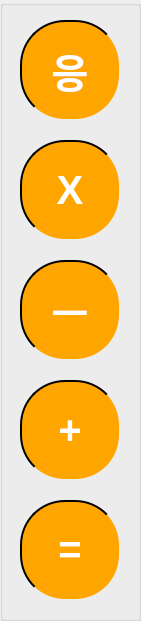
   <widget class="QGroupBox" name="groupBox_3">
    <property name="geometry">
     <rect>
      <x>450</x>
      <y>260</y>
      <width>141</width>
      <height>621</height>
     </rect>
    </property>
    <property name="title">
     <string/>
    </property>
    <widget class="QPushButton" name="buttonDiv">
     <property name="geometry">
      <rect>
       <x>20</x>
       <y>20</y>
       <width>100</width>
       <height>100</height>
      </rect>
     </property>
     <property name="palette">
      <palette>
       <active>
        <colorrole role="WindowText">
         <brush brushstyle="SolidPattern">
          <color alpha="255">
           <red>0</red>
           <green>0</green>
           <blue>0</blue>
          </color>
         </brush>
        </colorrole>
        <colorrole role="Button">
         <brush brushstyle="SolidPattern">
          <color alpha="255">
           <red>255</red>
           <green>165</green>
           <blue>0</blue>
          </color>
         </brush>
        </colorrole>
        <colorrole role="Text">
         <brush brushstyle="SolidPattern">
          <color alpha="255">
           <red>0</red>
           <green>0</green>
           <blue>0</blue>
          </color>
         </brush>
        </colorrole>
        <colorrole role="ButtonText">
         <brush brushstyle="SolidPattern">
          <color alpha="255">
           <red>255</red>
           <green>255</green>
           <blue>255</blue>
          </color>
         </brush>
        </colorrole>
        <colorrole role="Base">
         <brush brushstyle="SolidPattern">
          <color alpha="255">
           <red>255</red>
           <green>165</green>
           <blue>0</blue>
          </color>
         </brush>
        </colorrole>
        <colorrole role="Window">
         <brush brushstyle="SolidPattern">
          <color alpha="255">
           <red>255</red>
           <green>165</green>
           <blue>0</blue>
          </color>
         </brush>
        </colorrole>
        <colorrole role="PlaceholderText">
         <brush brushstyle="NoBrush">
          <color alpha="128">
           <red>0</red>
           <green>0</green>
           <blue>0</blue>
          </color>
         </brush>
        </colorrole>
       </active>
       <inactive>
        <colorrole role="WindowText">
         <brush brushstyle="SolidPattern">
          <color alpha="255">
           <red>0</red>
           <green>0</green>
           <blue>0</blue>
          </color>
         </brush>
        </colorrole>
        <colorrole role="Button">
         <brush brushstyle="SolidPattern">
          <color alpha="255">
           <red>255</red>
           <green>165</green>
           <blue>0</blue>
          </color>
         </brush>
        </colorrole>
        <colorrole role="Text">
         <brush brushstyle="SolidPattern">
          <color alpha="255">
           <red>0</red>
           <green>0</green>
           <blue>0</blue>
          </color>
         </brush>
        </colorrole>
        <colorrole role="ButtonText">
         <brush brushstyle="SolidPattern">
          <color alpha="255">
           <red>255</red>
           <green>255</green>
           <blue>255</blue>
          </color>
         </brush>
        </colorrole>
        <colorrole role="Base">
         <brush brushstyle="SolidPattern">
          <color alpha="255">
           <red>255</red>
           <green>165</green>
           <blue>0</blue>
          </color>
         </brush>
        </colorrole>
        <colorrole role="Window">
         <brush brushstyle="SolidPattern">
          <color alpha="255">
           <red>255</red>
           <green>165</green>
           <blue>0</blue>
          </color>
         </brush>
        </colorrole>
        <colorrole role="PlaceholderText">
         <brush brushstyle="NoBrush">
          <color alpha="128">
           <red>0</red>
           <green>0</green>
           <blue>0</blue>
          </color>
         </brush>
        </colorrole>
       </inactive>
       <disabled>
        <colorrole role="WindowText">
         <brush brushstyle="SolidPattern">
          <color alpha="255">
           <red>0</red>
           <green>0</green>
           <blue>0</blue>
          </color>
         </brush>
        </colorrole>
        <colorrole role="Button">
         <brush brushstyle="SolidPattern">
          <color alpha="255">
           <red>255</red>
           <green>165</green>
           <blue>0</blue>
          </color>
         </brush>
        </colorrole>
        <colorrole role="Text">
         <brush brushstyle="SolidPattern">
          <color alpha="255">
           <red>0</red>
           <green>0</green>
           <blue>0</blue>
          </color>
         </brush>
        </colorrole>
        <colorrole role="ButtonText">
         <brush brushstyle="SolidPattern">
          <color alpha="255">
           <red>0</red>
           <green>0</green>
           <blue>0</blue>
          </color>
         </brush>
        </colorrole>
        <colorrole role="Base">
         <brush brushstyle="SolidPattern">
          <color alpha="255">
           <red>255</red>
           <green>165</green>
           <blue>0</blue>
          </color>
         </brush>
        </colorrole>
        <colorrole role="Window">
         <brush brushstyle="SolidPattern">
          <color alpha="255">
           <red>255</red>
           <green>165</green>
           <blue>0</blue>
          </color>
         </brush>
        </colorrole>
        <colorrole role="PlaceholderText">
         <brush brushstyle="NoBrush">
          <color alpha="128">
           <red>0</red>
           <green>0</green>
           <blue>0</blue>
          </color>
         </brush>
        </colorrole>
       </disabled>
      </palette>
     </property>
     <property name="font">
      <font>
       <pointsize>30</pointsize>
       <weight>75</weight>
       <bold>true</bold>
      </font>
     </property>
     <property name="styleSheet">
      <string notr="true">background-color:orange;
border-style:outset;
border-width:2px;
border-radius:45px;
</string>
     </property>
     <property name="text">
      <string>응</string>
     </property>
    </widget>
    <widget class="QPushButton" name="buttonMul">
     <property name="geometry">
      <rect>
       <x>20</x>
       <y>140</y>
       <width>100</width>
       <height>100</height>
      </rect>
     </property>
     <property name="palette">
      <palette>
       <active>
        <colorrole role="Button">
         <brush brushstyle="SolidPattern">
          <color alpha="255">
           <red>255</red>
           <green>165</green>
           <blue>0</blue>
          </color>
         </brush>
        </colorrole>
        <colorrole role="ButtonText">
         <brush brushstyle="SolidPattern">
          <color alpha="255">
           <red>255</red>
           <green>255</green>
           <blue>255</blue>
          </color>
         </brush>
        </colorrole>
        <colorrole role="Base">
         <brush brushstyle="SolidPattern">
          <color alpha="255">
           <red>255</red>
           <green>165</green>
           <blue>0</blue>
          </color>
         </brush>
        </colorrole>
        <colorrole role="Window">
         <brush brushstyle="SolidPattern">
          <color alpha="255">
           <red>255</red>
           <green>165</green>
           <blue>0</blue>
          </color>
         </brush>
        </colorrole>
       </active>
       <inactive>
        <colorrole role="Button">
         <brush brushstyle="SolidPattern">
          <color alpha="255">
           <red>255</red>
           <green>165</green>
           <blue>0</blue>
          </color>
         </brush>
        </colorrole>
        <colorrole role="ButtonText">
         <brush brushstyle="SolidPattern">
          <color alpha="255">
           <red>255</red>
           <green>255</green>
           <blue>255</blue>
          </color>
         </brush>
        </colorrole>
        <colorrole role="Base">
         <brush brushstyle="SolidPattern">
          <color alpha="255">
           <red>255</red>
           <green>165</green>
           <blue>0</blue>
          </color>
         </brush>
        </colorrole>
        <colorrole role="Window">
         <brush brushstyle="SolidPattern">
          <color alpha="255">
           <red>255</red>
           <green>165</green>
           <blue>0</blue>
          </color>
         </brush>
        </colorrole>
       </inactive>
       <disabled>
        <colorrole role="Button">
         <brush brushstyle="SolidPattern">
          <color alpha="255">
           <red>255</red>
           <green>165</green>
           <blue>0</blue>
          </color>
         </brush>
        </colorrole>
        <colorrole role="ButtonText">
         <brush brushstyle="SolidPattern">
          <color alpha="255">
           <red>190</red>
           <green>190</green>
           <blue>190</blue>
          </color>
         </brush>
        </colorrole>
        <colorrole role="Base">
         <brush brushstyle="SolidPattern">
          <color alpha="255">
           <red>255</red>
           <green>165</green>
           <blue>0</blue>
          </color>
         </brush>
        </colorrole>
        <colorrole role="Window">
         <brush brushstyle="SolidPattern">
          <color alpha="255">
           <red>255</red>
           <green>165</green>
           <blue>0</blue>
          </color>
         </brush>
        </colorrole>
       </disabled>
      </palette>
     </property>
     <property name="font">
      <font>
       <pointsize>30</pointsize>
       <weight>75</weight>
       <bold>true</bold>
      </font>
     </property>
     <property name="styleSheet">
      <string notr="true">background-color:orange;
border-style:outset;
border-width:2px;
border-radius:45px;
</string>
     </property>
     <property name="text">
      <string>X</string>
     </property>
    </widget>
    <widget class="QPushButton" name="buttonMinus">
     <property name="geometry">
      <rect>
       <x>20</x>
       <y>260</y>
       <width>100</width>
       <height>100</height>
      </rect>
     </property>
     <property name="palette">
      <palette>
       <active>
        <colorrole role="Button">
         <brush brushstyle="SolidPattern">
          <color alpha="255">
           <red>255</red>
           <green>165</green>
           <blue>0</blue>
          </color>
         </brush>
        </colorrole>
        <colorrole role="ButtonText">
         <brush brushstyle="SolidPattern">
          <color alpha="255">
           <red>255</red>
           <green>255</green>
           <blue>255</blue>
          </color>
         </brush>
        </colorrole>
        <colorrole role="Base">
         <brush brushstyle="SolidPattern">
          <color alpha="255">
           <red>255</red>
           <green>165</green>
           <blue>0</blue>
          </color>
         </brush>
        </colorrole>
        <colorrole role="Window">
         <brush brushstyle="SolidPattern">
          <color alpha="255">
           <red>255</red>
           <green>165</green>
           <blue>0</blue>
          </color>
         </brush>
        </colorrole>
       </active>
       <inactive>
        <colorrole role="Button">
         <brush brushstyle="SolidPattern">
          <color alpha="255">
           <red>255</red>
           <green>165</green>
           <blue>0</blue>
          </color>
         </brush>
        </colorrole>
        <colorrole role="ButtonText">
         <brush brushstyle="SolidPattern">
          <color alpha="255">
           <red>255</red>
           <green>255</green>
           <blue>255</blue>
          </color>
         </brush>
        </colorrole>
        <colorrole role="Base">
         <brush brushstyle="SolidPattern">
          <color alpha="255">
           <red>255</red>
           <green>165</green>
           <blue>0</blue>
          </color>
         </brush>
        </colorrole>
        <colorrole role="Window">
         <brush brushstyle="SolidPattern">
          <color alpha="255">
           <red>255</red>
           <green>165</green>
           <blue>0</blue>
          </color>
         </brush>
        </colorrole>
       </inactive>
       <disabled>
        <colorrole role="Button">
         <brush brushstyle="SolidPattern">
          <color alpha="255">
           <red>255</red>
           <green>165</green>
           <blue>0</blue>
          </color>
         </brush>
        </colorrole>
        <colorrole role="ButtonText">
         <brush brushstyle="SolidPattern">
          <color alpha="255">
           <red>190</red>
           <green>190</green>
           <blue>190</blue>
          </color>
         </brush>
        </colorrole>
        <colorrole role="Base">
         <brush brushstyle="SolidPattern">
          <color alpha="255">
           <red>255</red>
           <green>165</green>
           <blue>0</blue>
          </color>
         </brush>
        </colorrole>
        <colorrole role="Window">
         <brush brushstyle="SolidPattern">
          <color alpha="255">
           <red>255</red>
           <green>165</green>
           <blue>0</blue>
          </color>
         </brush>
        </colorrole>
       </disabled>
      </palette>
     </property>
     <property name="font">
      <font>
       <pointsize>30</pointsize>
       <weight>75</weight>
       <bold>true</bold>
      </font>
     </property>
     <property name="styleSheet">
      <string notr="true">background-color:orange;
border-style:outset;
border-width:2px;
border-radius:45px;
</string>
     </property>
     <property name="text">
      <string>ㅡ</string>
     </property>
    </widget>
    <widget class="QPushButton" name="buttonPlus">
     <property name="geometry">
      <rect>
       <x>20</x>
       <y>380</y>
       <width>100</width>
       <height>100</height>
      </rect>
     </property>
     <property name="palette">
      <palette>
       <active>
        <colorrole role="Button">
         <brush brushstyle="SolidPattern">
          <color alpha="255">
           <red>255</red>
           <green>165</green>
           <blue>0</blue>
          </color>
         </brush>
        </colorrole>
        <colorrole role="ButtonText">
         <brush brushstyle="SolidPattern">
          <color alpha="255">
           <red>255</red>
           <green>255</green>
           <blue>255</blue>
          </color>
         </brush>
        </colorrole>
        <colorrole role="Base">
         <brush brushstyle="SolidPattern">
          <color alpha="255">
           <red>255</red>
           <green>165</green>
           <blue>0</blue>
          </color>
         </brush>
        </colorrole>
        <colorrole role="Window">
         <brush brushstyle="SolidPattern">
          <color alpha="255">
           <red>255</red>
           <green>165</green>
           <blue>0</blue>
          </color>
         </brush>
        </colorrole>
       </active>
       <inactive>
        <colorrole role="Button">
         <brush brushstyle="SolidPattern">
          <color alpha="255">
           <red>255</red>
           <green>165</green>
           <blue>0</blue>
          </color>
         </brush>
        </colorrole>
        <colorrole role="ButtonText">
         <brush brushstyle="SolidPattern">
          <color alpha="255">
           <red>255</red>
           <green>255</green>
           <blue>255</blue>
          </color>
         </brush>
        </colorrole>
        <colorrole role="Base">
         <brush brushstyle="SolidPattern">
          <color alpha="255">
           <red>255</red>
           <green>165</green>
           <blue>0</blue>
          </color>
         </brush>
        </colorrole>
        <colorrole role="Window">
         <brush brushstyle="SolidPattern">
          <color alpha="255">
           <red>255</red>
           <green>165</green>
           <blue>0</blue>
          </color>
         </brush>
        </colorrole>
       </inactive>
       <disabled>
        <colorrole role="Button">
         <brush brushstyle="SolidPattern">
          <color alpha="255">
           <red>255</red>
           <green>165</green>
           <blue>0</blue>
          </color>
         </brush>
        </colorrole>
        <colorrole role="ButtonText">
         <brush brushstyle="SolidPattern">
          <color alpha="255">
           <red>190</red>
           <green>190</green>
           <blue>190</blue>
          </color>
         </brush>
        </colorrole>
        <colorrole role="Base">
         <brush brushstyle="SolidPattern">
          <color alpha="255">
           <red>255</red>
           <green>165</green>
           <blue>0</blue>
          </color>
         </brush>
        </colorrole>
        <colorrole role="Window">
         <brush brushstyle="SolidPattern">
          <color alpha="255">
           <red>255</red>
           <green>165</green>
           <blue>0</blue>
          </color>
         </brush>
        </colorrole>
       </disabled>
      </palette>
     </property>
     <property name="font">
      <font>
       <pointsize>30</pointsize>
       <weight>75</weight>
       <bold>true</bold>
      </font>
     </property>
     <property name="styleSheet">
      <string notr="true">background-color:orange;
border-style:outset;
border-width:2px;
border-radius:45px;
</string>
     </property>
     <property name="text">
      <string>+</string>
     </property>
    </widget>
    <widget class="QPushButton" name="buttonEq">
     <property name="geometry">
      <rect>
       <x>20</x>
       <y>500</y>
       <width>100</width>
       <height>100</height>
      </rect>
     </property>
     <property name="palette">
      <palette>
       <active>
        <colorrole role="Button">
         <brush brushstyle="SolidPattern">
          <color alpha="255">
           <red>255</red>
           <green>165</green>
           <blue>0</blue>
          </color>
         </brush>
        </colorrole>
        <colorrole role="ButtonText">
         <brush brushstyle="SolidPattern">
          <color alpha="255">
           <red>255</red>
           <green>255</green>
           <blue>255</blue>
          </color>
         </brush>
        </colorrole>
        <colorrole role="Base">
         <brush brushstyle="SolidPattern">
          <color alpha="255">
           <red>255</red>
           <green>165</green>
           <blue>0</blue>
          </color>
         </brush>
        </colorrole>
        <colorrole role="Window">
         <brush brushstyle="SolidPattern">
          <color alpha="255">
           <red>255</red>
           <green>165</green>
           <blue>0</blue>
          </color>
         </brush>
        </colorrole>
       </active>
       <inactive>
        <colorrole role="Button">
         <brush brushstyle="SolidPattern">
          <color alpha="255">
           <red>255</red>
           <green>165</green>
           <blue>0</blue>
          </color>
         </brush>
        </colorrole>
        <colorrole role="ButtonText">
         <brush brushstyle="SolidPattern">
          <color alpha="255">
           <red>255</red>
           <green>255</green>
           <blue>255</blue>
          </color>
         </brush>
        </colorrole>
        <colorrole role="Base">
         <brush brushstyle="SolidPattern">
          <color alpha="255">
           <red>255</red>
           <green>165</green>
           <blue>0</blue>
          </color>
         </brush>
        </colorrole>
        <colorrole role="Window">
         <brush brushstyle="SolidPattern">
          <color alpha="255">
           <red>255</red>
           <green>165</green>
           <blue>0</blue>
          </color>
         </brush>
        </colorrole>
       </inactive>
       <disabled>
        <colorrole role="Button">
         <brush brushstyle="SolidPattern">
          <color alpha="255">
           <red>255</red>
           <green>165</green>
           <blue>0</blue>
          </color>
         </brush>
        </colorrole>
        <colorrole role="ButtonText">
         <brush brushstyle="SolidPattern">
          <color alpha="255">
           <red>190</red>
           <green>190</green>
           <blue>190</blue>
          </color>
         </brush>
        </colorrole>
        <colorrole role="Base">
         <brush brushstyle="SolidPattern">
          <color alpha="255">
           <red>255</red>
           <green>165</green>
           <blue>0</blue>
          </color>
         </brush>
        </colorrole>
        <colorrole role="Window">
         <brush brushstyle="SolidPattern">
          <color alpha="255">
           <red>255</red>
           <green>165</green>
           <blue>0</blue>
          </color>
         </brush>
        </colorrole>
       </disabled>
      </palette>
     </property>
     <property name="font">
      <font>
       <pointsize>30</pointsize>
       <weight>75</weight>
       <bold>true</bold>
      </font>
     </property>
     <property name="styleSheet">
      <string notr="true">background-color:orange;
border-style:outset;
border-width:2px;
border-radius:45px;
</string>
     </property>
     <property name="text">
      <string>=</string>
     </property>
    </widget>
   </widget>
